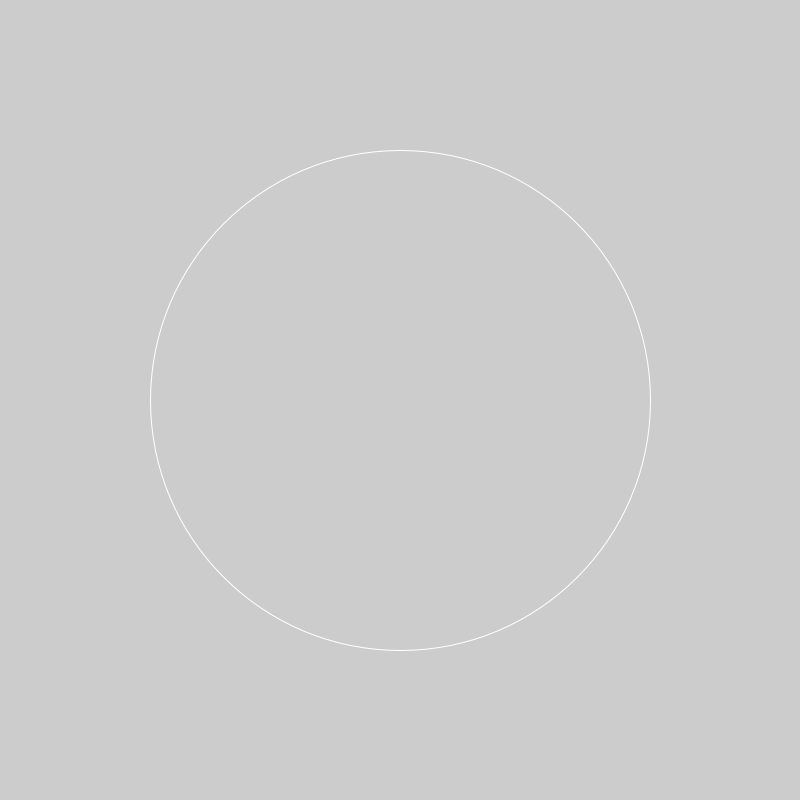
Frame 1 (no input)
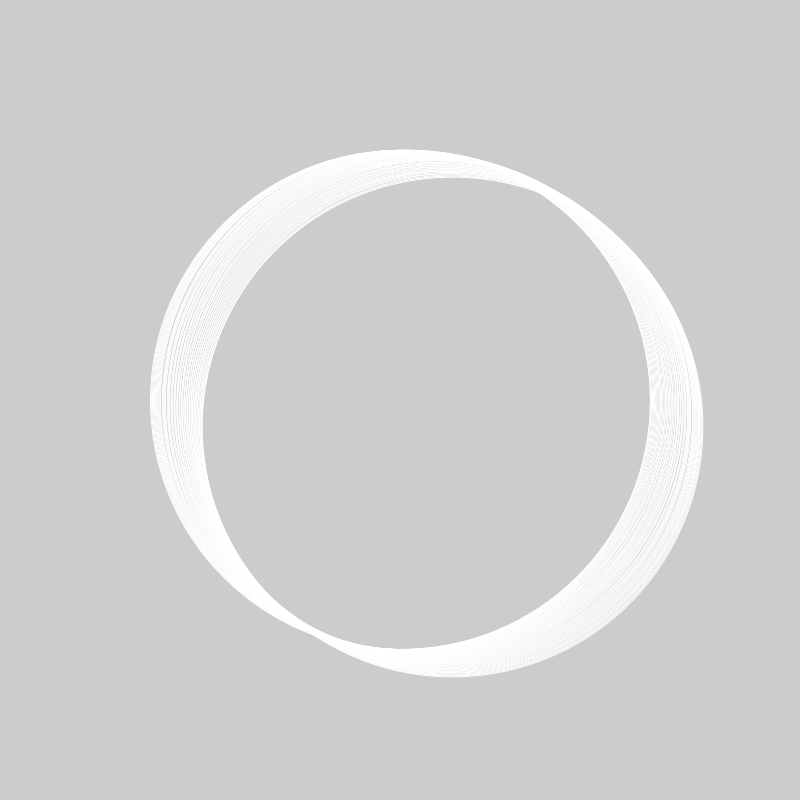
Frame 60 (the mouse pressed at the canvas centre just before this capture)
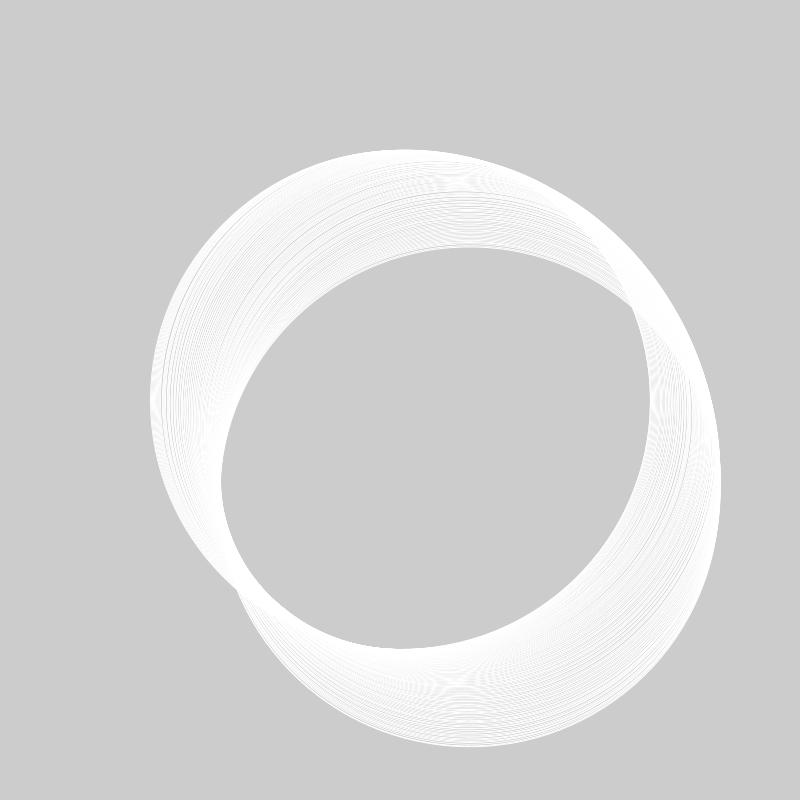
Frame 120 (the mouse held since frame 60 and released just before this capture)

The Processing sketch that drew these frames (run headless with seeded random() and noise(); from frame 60 on, the mouse is pressed at the canvas centre):

// Processing sketch: AnimationBasics
// ── AnimationBasics.pde
 /*
 Matt Melachrinos | mattmelachrinos.com
 
 Animation Basics
 Creative Programming 1 with Jeff Thompson
 */
 
float angle = 0;
float speed = .008;
float x = 0;
float moveSpeed = 1;
boolean outwards = true;

void setup() {
  size(800, 800); 
  rectMode(CENTER);
}

void draw(){
  //println("Current Framerate: " + frameRate + "fps");
  //background(150);
  
  
  pushMatrix();
  translate(width/2,height/2);
  rotate(angle);
  noFill();
  stroke(255);
  ellipse(x,0,500,500);
  popMatrix();
  
  angle +=speed;
  if (outwards){
  x+= moveSpeed;
    if( x > 500)
    outwards = false;
}
  else{
    x-= moveSpeed;
  if (x == 0)
    outwards = true;
  }

}
